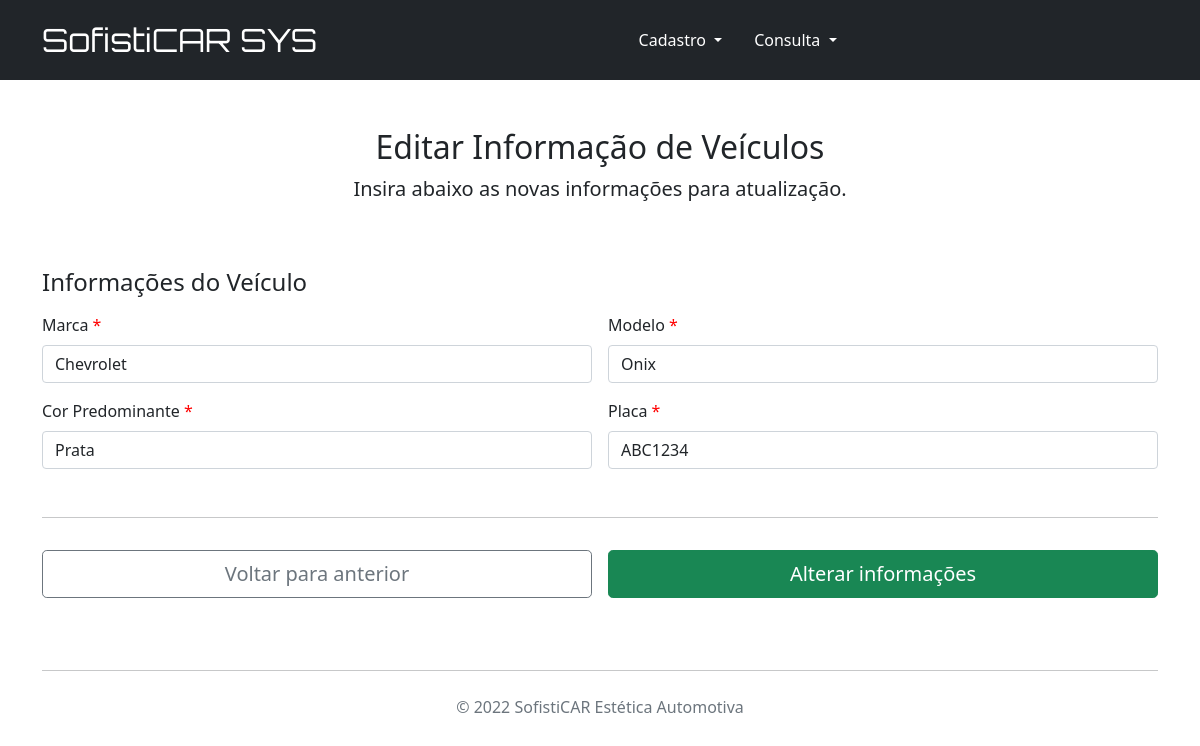
Screenshot of /editar_veiculo/1 with the database file from the repository.
### cadastro_clientes.py (models this page shows, shortened)
class Veiculo(db.Model):
    __tablename__ = 'veiculos'
    id = db.Column('ID', db.Integer, primary_key=True, autoincrement=True)
    marca = db.Column('Marca', db.String(150), nullable=False)
    modelo = db.Column('Modelo', db.String(150), nullable=False)
    cor = db.Column('Cor', db.String(150), nullable=False)
    placa = db.Column('Placa', db.String(150), nullable=False)
    cliente_id = db.Column(db.Integer, db.ForeignKey('clientes.ID'))
    cliente = relationship('Cliente')
    orcamentos = relationship(Orcamento, backref="veiculos")
    agendamento = relationship(Agendamento, backref='veiculos')

### cadastro_clientes.py (the view, shortened to what this page needs)
@app.route('/editar_veiculo/<int:id>', methods=['GET', 'POST'])
def edita_veiculo(id):
    veiculo = Veiculo.query.get(id)
    id_cliente = veiculo.cliente_id
    cliente = Cliente.query.get(id_cliente)
    return render_template("editar_veiculo.html", cliente=cliente, veiculo=veiculo)

### templates/editar_veiculo.html (shortened to what this page needs)
{% extends "base.html" %}
{% block conteudo %}
<main class="container">
    <div class="py-5 text-center">
        <h2>Editar Informação de Veículos</h2>
        <p class="lead">Insira abaixo as novas informações para atualização.</p>
    </div>
    <div class="row g-5">
        <div class="col-12">
            <form action="/editar_veiculo/{{veiculo.id}}" method="POST">
                <h4 class="mb-3">Informações do Veículo</h4>
                <div class="row g-3">
                    <div class="col-sm-12 col-md-6">
                        <label for="marca" class="form-label">Marca<span style="color:red">&nbsp;*</span></label>
                        <input type="text" class="form-control" id="marca" name="marca" placeholder="Marca" value="{{ veiculo.marca }}">
                    </div>
                    <div class="col-sm-12 col-md-6">
                        <label for="modelo" class="form-label">Modelo<span style="color:red">&nbsp;*</span></label>
                        <input type="text" class="form-control" id="modelo" name="modelo" placeholder="Modelo" value="{{ veiculo.modelo }}">
                    </div>
                    <div class="col-sm-12 col-md-6">
                        <label for="cor" class="form-label">Cor Predominante<span
                                style="color:red">&nbsp;*</span></label>
                        <input type="text" class="form-control" id="cor" name="cor" placeholder="Cor Predominante" value="{{ veiculo.cor }}">
                    </div>
                    <div class="col-sm-12 col-md-6">
                        <label for="placa" class="form-label">Placa<span style="color:red">&nbsp;*</span></label>
                        <input type="text" class="form-control" id="placa" name="placa" placeholder="Placa" value="{{ veiculo.placa }}">
                    </div>
                </div>
                <hr class="my-4">
                <div class="row g-3">
                    <div class="col-md-12 col-lg-6 p-2">
                        <a class="w-100 btn btn-outline-secondary btn-lg" href="javascript:history.back()">Voltar para anterior</a>
                    </div>
                    <div class="col-md-12 col-lg-6 p-2">
                        <button type="button" class="w-100 btn btn-success btn-lg" data-bs-toggle="modal" data-bs-target="#exampleModal{{veiculo.id}}">
                            Alterar informações
                        </button>
                    </div>
                </div>
        </form>
        </div>
    </div>
</main>
{% endblock %}

### rows the page displays
Veiculo: marca "Chevrolet", modelo "Onix", cor "Prata", placa "ABC1234"
